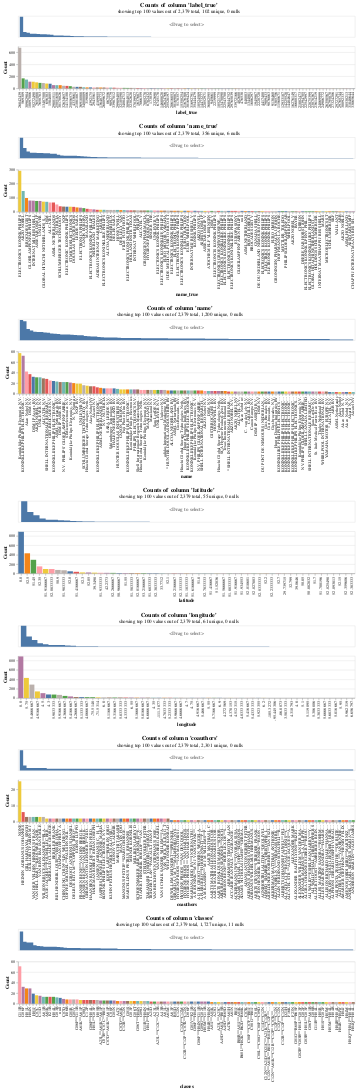

Source (notebook cell):
### Code cell
from mismo.plot import plot_distributions  # noqa: E402

plot_distributions(patents)
